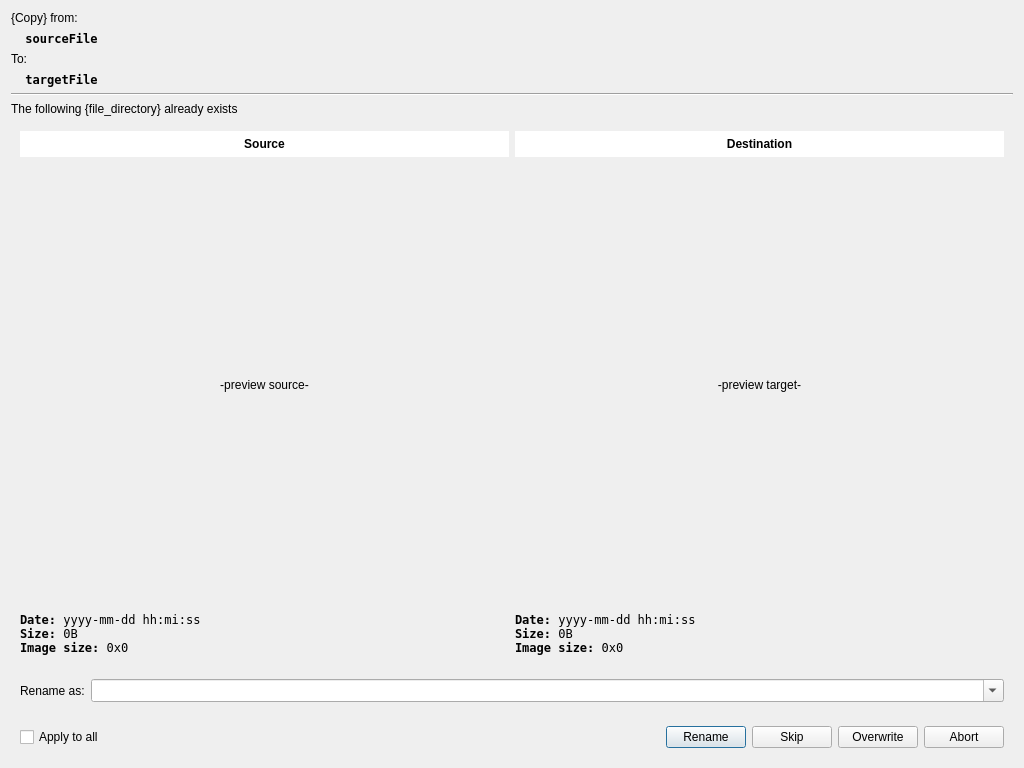
<?xml version="1.0" encoding="UTF-8"?>
<ui version="4.0">
 <class>Dialog</class>
 <widget class="QDialog" name="Dialog">
  <property name="geometry">
   <rect>
    <x>0</x>
    <y>0</y>
    <width>1024</width>
    <height>768</height>
   </rect>
  </property>
  <property name="windowTitle">
   <string>Dialog</string>
  </property>
  <layout class="QVBoxLayout" name="verticalLayout">
   <item>
    <widget class="QLabel" name="lblActionDesc">
     <property name="sizePolicy">
      <sizepolicy hsizetype="Preferred" vsizetype="Maximum">
       <horstretch>0</horstretch>
       <verstretch>0</verstretch>
      </sizepolicy>
     </property>
     <property name="text">
      <string>{Copy} from:</string>
     </property>
    </widget>
   </item>
   <item>
    <widget class="QLabel" name="lblFileSrc">
     <property name="sizePolicy">
      <sizepolicy hsizetype="Preferred" vsizetype="Maximum">
       <horstretch>0</horstretch>
       <verstretch>0</verstretch>
      </sizepolicy>
     </property>
     <property name="font">
      <font>
       <family>DejaVu Sans Mono</family>
       <weight>75</weight>
       <bold>true</bold>
      </font>
     </property>
     <property name="text">
      <string>  sourceFile</string>
     </property>
     <property name="margin">
      <number>0</number>
     </property>
    </widget>
   </item>
   <item>
    <widget class="QLabel" name="label_8">
     <property name="sizePolicy">
      <sizepolicy hsizetype="Preferred" vsizetype="Maximum">
       <horstretch>0</horstretch>
       <verstretch>0</verstretch>
      </sizepolicy>
     </property>
     <property name="text">
      <string>To:</string>
     </property>
    </widget>
   </item>
   <item>
    <widget class="QLabel" name="lblFileTgt">
     <property name="sizePolicy">
      <sizepolicy hsizetype="Preferred" vsizetype="Maximum">
       <horstretch>0</horstretch>
       <verstretch>0</verstretch>
      </sizepolicy>
     </property>
     <property name="font">
      <font>
       <family>DejaVu Sans Mono</family>
       <weight>75</weight>
       <bold>true</bold>
      </font>
     </property>
     <property name="text">
      <string>  targetFile</string>
     </property>
    </widget>
   </item>
   <item>
    <widget class="Line" name="line">
     <property name="orientation">
      <enum>Qt::Horizontal</enum>
     </property>
    </widget>
   </item>
   <item>
    <widget class="QLabel" name="lblMsg">
     <property name="sizePolicy">
      <sizepolicy hsizetype="Preferred" vsizetype="Maximum">
       <horstretch>0</horstretch>
       <verstretch>0</verstretch>
      </sizepolicy>
     </property>
     <property name="text">
      <string>The following {file_directory} already exists</string>
     </property>
    </widget>
   </item>
   <item>
    <widget class="QWidget" name="widget" native="true">
     <layout class="QGridLayout" name="gridLayout">
      <item row="0" column="0">
       <widget class="QLabel" name="label_10">
        <property name="sizePolicy">
         <sizepolicy hsizetype="Preferred" vsizetype="Maximum">
          <horstretch>0</horstretch>
          <verstretch>0</verstretch>
         </sizepolicy>
        </property>
        <property name="font">
         <font>
          <weight>75</weight>
          <bold>true</bold>
         </font>
        </property>
        <property name="styleSheet">
         <string notr="true">background-color: palette(light);
padding: 6;</string>
        </property>
        <property name="text">
         <string>Source</string>
        </property>
        <property name="alignment">
         <set>Qt::AlignCenter</set>
        </property>
       </widget>
      </item>
      <item row="1" column="0">
       <widget class="QLabel" name="lblFileSrcImg">
        <property name="text">
         <string>-preview source-</string>
        </property>
        <property name="alignment">
         <set>Qt::AlignCenter</set>
        </property>
       </widget>
      </item>
      <item row="2" column="1">
       <widget class="QLabel" name="lblFileTgtNfo">
        <property name="sizePolicy">
         <sizepolicy hsizetype="Preferred" vsizetype="Maximum">
          <horstretch>0</horstretch>
          <verstretch>0</verstretch>
         </sizepolicy>
        </property>
        <property name="font">
         <font>
          <family>DejaVu Sans Mono</family>
         </font>
        </property>
        <property name="text">
         <string>&lt;b&gt;Date:&lt;/b&gt; yyyy-mm-dd hh:mi:ss&lt;br&gt;&lt;b&gt;Size:&lt;/b&gt; 0B&lt;br&gt;&lt;b&gt;Image size:&lt;/b&gt; 0x0</string>
        </property>
       </widget>
      </item>
      <item row="0" column="1">
       <widget class="QLabel" name="label_11">
        <property name="font">
         <font>
          <weight>75</weight>
          <bold>true</bold>
         </font>
        </property>
        <property name="styleSheet">
         <string notr="true">background-color: palette(light);
padding: 6;</string>
        </property>
        <property name="text">
         <string>Destination</string>
        </property>
        <property name="alignment">
         <set>Qt::AlignCenter</set>
        </property>
       </widget>
      </item>
      <item row="2" column="0">
       <widget class="QLabel" name="lblFileSrcNfo">
        <property name="font">
         <font>
          <family>DejaVu Sans Mono</family>
         </font>
        </property>
        <property name="text">
         <string>&lt;b&gt;Date:&lt;/b&gt; yyyy-mm-dd hh:mi:ss&lt;br&gt;&lt;b&gt;Size:&lt;/b&gt; 0B&lt;br&gt;&lt;b&gt;Image size:&lt;/b&gt; 0x0</string>
        </property>
       </widget>
      </item>
      <item row="1" column="1">
       <widget class="QLabel" name="lblFileTgtImg">
        <property name="text">
         <string>-preview target-</string>
        </property>
        <property name="alignment">
         <set>Qt::AlignCenter</set>
        </property>
       </widget>
      </item>
     </layout>
    </widget>
   </item>
   <item>
    <widget class="QWidget" name="widget_3" native="true">
     <property name="sizePolicy">
      <sizepolicy hsizetype="Preferred" vsizetype="Maximum">
       <horstretch>0</horstretch>
       <verstretch>0</verstretch>
      </sizepolicy>
     </property>
     <layout class="QHBoxLayout" name="horizontalLayout_2">
      <item>
       <widget class="QLabel" name="label_14">
        <property name="text">
         <string>Rename as:</string>
        </property>
       </widget>
      </item>
      <item>
       <widget class="QComboBox" name="cbxNewName">
        <property name="sizePolicy">
         <sizepolicy hsizetype="Expanding" vsizetype="Fixed">
          <horstretch>0</horstretch>
          <verstretch>0</verstretch>
         </sizepolicy>
        </property>
        <property name="font">
         <font>
          <family>DejaVu Sans Mono</family>
         </font>
        </property>
        <property name="toolTip">
         <string>&lt;html&gt;&lt;head/&gt;&lt;body&gt;&lt;p&gt;Define default name applied to new created document&lt;/p&gt;&lt;hr/&gt;&lt;p&gt;&lt;span style=&quot; font-family:'monospace'; font-size:8pt; font-weight:600;&quot;&gt;{file:baseName} &lt;/span&gt;&lt;span style=&quot; font-size:8pt;&quot;&gt;The file base name without extension&lt;/span&gt;&lt;/p&gt;&lt;p&gt;&lt;span style=&quot; font-family:'monospace'; font-size:8pt; font-weight:600;&quot;&gt;{file:ext}      &lt;/span&gt;&lt;span style=&quot; font-size:8pt;&quot;&gt;The file extension&lt;/span&gt;&lt;/p&gt;&lt;hr/&gt;&lt;p&gt;&lt;span style=&quot; font-family:'monospace'; font-size:8pt; font-weight:600;&quot;&gt;{date}          &lt;/span&gt;&lt;span style=&quot; font-size:8pt;&quot;&gt;The current system date (&lt;/span&gt;&lt;span style=&quot; font-size:8pt; font-style:italic;&quot;&gt;yyyy-mm-dd&lt;/span&gt;&lt;span style=&quot; font-size:8pt;&quot;&gt;)&lt;/span&gt;&lt;/p&gt;&lt;p&gt;&lt;span style=&quot; font-family:'monospace'; font-size:8pt; font-weight:600;&quot;&gt;{date:yyyy}     &lt;/span&gt;&lt;span style=&quot; font-size:8pt;&quot;&gt;The current system &lt;/span&gt;&lt;span style=&quot; font-size:8pt; font-style:italic;&quot;&gt;year&lt;/span&gt;&lt;/p&gt;&lt;p&gt;&lt;span style=&quot; font-family:'monospace'; font-size:8pt; font-weight:600;&quot;&gt;{date:mm}       &lt;/span&gt;&lt;span style=&quot; font-size:8pt;&quot;&gt;The current system &lt;/span&gt;&lt;span style=&quot; font-size:8pt; font-style:italic;&quot;&gt;month&lt;/span&gt;&lt;/p&gt;&lt;p&gt;&lt;span style=&quot; font-family:'monospace'; font-size:8pt; font-weight:600;&quot;&gt;{date:dd}       &lt;/span&gt;&lt;span style=&quot; font-size:8pt;&quot;&gt;The current system &lt;/span&gt;&lt;span style=&quot; font-size:8pt; font-style:italic;&quot;&gt;day&lt;/span&gt;&lt;/p&gt;&lt;hr/&gt;&lt;p&gt;&lt;span style=&quot; font-family:'monospace'; font-size:8pt; font-weight:600;&quot;&gt;{time}          &lt;/span&gt;&lt;span style=&quot; font-size:8pt;&quot;&gt;The current system &lt;/span&gt;&lt;span style=&quot; font-size:8pt; font-style:italic;&quot;&gt;time &lt;/span&gt;&lt;span style=&quot; font-size:8pt;&quot;&gt;(&lt;/span&gt;&lt;span style=&quot; font-size:8pt; font-style:italic;&quot;&gt;hh:mm:ss&lt;/span&gt;&lt;span style=&quot; font-size:8pt;&quot;&gt;)&lt;/span&gt;&lt;/p&gt;&lt;p&gt;&lt;span style=&quot; font-family:'monospace'; font-size:8pt; font-weight:600;&quot;&gt;{time:hh}       &lt;/span&gt;&lt;span style=&quot; font-size:8pt;&quot;&gt;The current system &lt;/span&gt;&lt;span style=&quot; font-size:8pt; font-style:italic;&quot;&gt;hour (00-24)&lt;/span&gt;&lt;/p&gt;&lt;p&gt;&lt;span style=&quot; font-family:'monospace'; font-size:8pt; font-weight:600;&quot;&gt;{time:mm}       &lt;/span&gt;&lt;span style=&quot; font-size:8pt;&quot;&gt;The current system &lt;/span&gt;&lt;span style=&quot; font-size:8pt; font-style:italic;&quot;&gt;minutes&lt;/span&gt;&lt;/p&gt;&lt;p&gt;&lt;span style=&quot; font-family:'monospace'; font-size:8pt; font-weight:600;&quot;&gt;{time:ss}       &lt;/span&gt;&lt;span style=&quot; font-size:8pt;&quot;&gt;The current system &lt;/span&gt;&lt;span style=&quot; font-size:8pt; font-style:italic;&quot;&gt;seconds&lt;/span&gt;&lt;/p&gt;&lt;hr/&gt;&lt;p&gt;&lt;span style=&quot; font-family:'monospace'; font-size:8pt; font-weight:600;&quot;&gt;{size}          &lt;/span&gt;&lt;span style=&quot; font-size:8pt;&quot;&gt;The current image size (&lt;/span&gt;&lt;span style=&quot; font-size:8pt; font-style:italic;&quot;&gt;widthxheight&lt;/span&gt;&lt;span style=&quot; font-size:8pt;&quot;&gt;)&lt;/span&gt;&lt;/p&gt;&lt;p&gt;&lt;span style=&quot; font-family:'monospace'; font-size:8pt; font-weight:600;&quot;&gt;{size:width}    &lt;/span&gt;&lt;span style=&quot; font-size:8pt;&quot;&gt;The current image &lt;/span&gt;&lt;span style=&quot; font-size:8pt; font-style:italic;&quot;&gt;width&lt;/span&gt;&lt;/p&gt;&lt;p&gt;&lt;span style=&quot; font-family:'monospace'; font-size:8pt; font-weight:600;&quot;&gt;{size:height}   &lt;/span&gt;&lt;span style=&quot; font-size:8pt;&quot;&gt;The current image &lt;/span&gt;&lt;span style=&quot; font-size:8pt; font-style:italic;&quot;&gt;height&lt;/span&gt;&lt;/p&gt;&lt;hr/&gt;&lt;p&gt;&lt;span style=&quot; font-family:'monospace'; font-size:8pt; font-weight:600;&quot;&gt;{counter}       &lt;/span&gt;&lt;span style=&quot; font-size:8pt;&quot;&gt;A counter to file name&lt;/span&gt;&lt;/p&gt;&lt;p&gt;&lt;span style=&quot; font-family:'monospace'; font-size:8pt; font-weight:600;&quot;&gt;{counter:####}  &lt;/span&gt;&lt;span style=&quot; font-size:8pt;&quot;&gt;A counter to file name&lt;/span&gt;&lt;/p&gt;&lt;/body&gt;&lt;/html&gt;</string>
        </property>
        <property name="editable">
         <bool>true</bool>
        </property>
       </widget>
      </item>
     </layout>
    </widget>
   </item>
   <item>
    <widget class="QWidget" name="widget_2" native="true">
     <property name="sizePolicy">
      <sizepolicy hsizetype="Preferred" vsizetype="Maximum">
       <horstretch>0</horstretch>
       <verstretch>0</verstretch>
      </sizepolicy>
     </property>
     <layout class="QHBoxLayout" name="horizontalLayout">
      <item>
       <widget class="QCheckBox" name="cbApplyToAll">
        <property name="text">
         <string>Apply to all</string>
        </property>
       </widget>
      </item>
      <item>
       <spacer name="horizontalSpacer">
        <property name="orientation">
         <enum>Qt::Horizontal</enum>
        </property>
        <property name="sizeHint" stdset="0">
         <size>
          <width>40</width>
          <height>20</height>
         </size>
        </property>
       </spacer>
      </item>
      <item>
       <widget class="QPushButton" name="btActionRename">
        <property name="text">
         <string>Rename</string>
        </property>
       </widget>
      </item>
      <item>
       <widget class="QPushButton" name="btActionSkip">
        <property name="text">
         <string>Skip</string>
        </property>
       </widget>
      </item>
      <item>
       <widget class="QPushButton" name="btActionOverwrite">
        <property name="text">
         <string>Overwrite</string>
        </property>
       </widget>
      </item>
      <item>
       <widget class="QPushButton" name="btActionAbort">
        <property name="text">
         <string>Abort</string>
        </property>
       </widget>
      </item>
     </layout>
    </widget>
   </item>
  </layout>
 </widget>
 <resources/>
 <connections/>
</ui>
